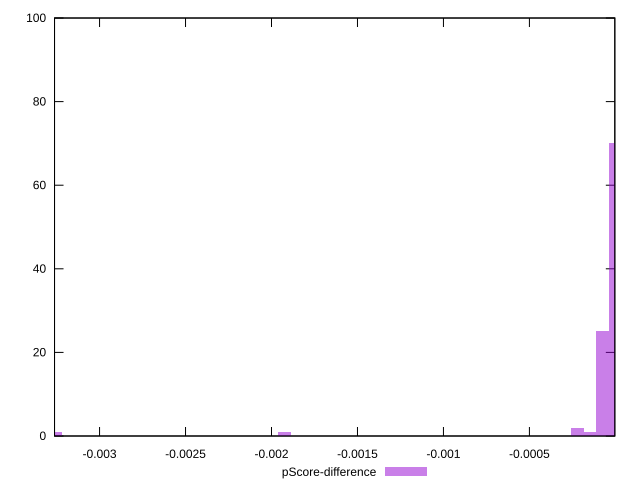

Source code (gnuplot):
reset

$pScoreDifference <<EOF
-0.001923046985937584 1
0 70
-0.000073963345612984 25
-0.003254387206971296 1
-0.000147926691225968 1
-0.000221890036838952 2
EOF

set key outside below
set boxwidth 0.000073963345612984
set xrange [-0.003261882249808057:-0.000003281490611017901]
set yrange [0:100]
set trange [0:100]
set style fill transparent solid 0.5 noborder
set terminal svg size 640, 490 enhanced background rgb 'white'
set output "reports/report_00031_2021-02-24T23-18-18.084Z/estimated-input-latency/samples/astro/pScore-difference/histogram.svg"

plot $pScoreDifference title "pScore-difference" with boxes

reset
